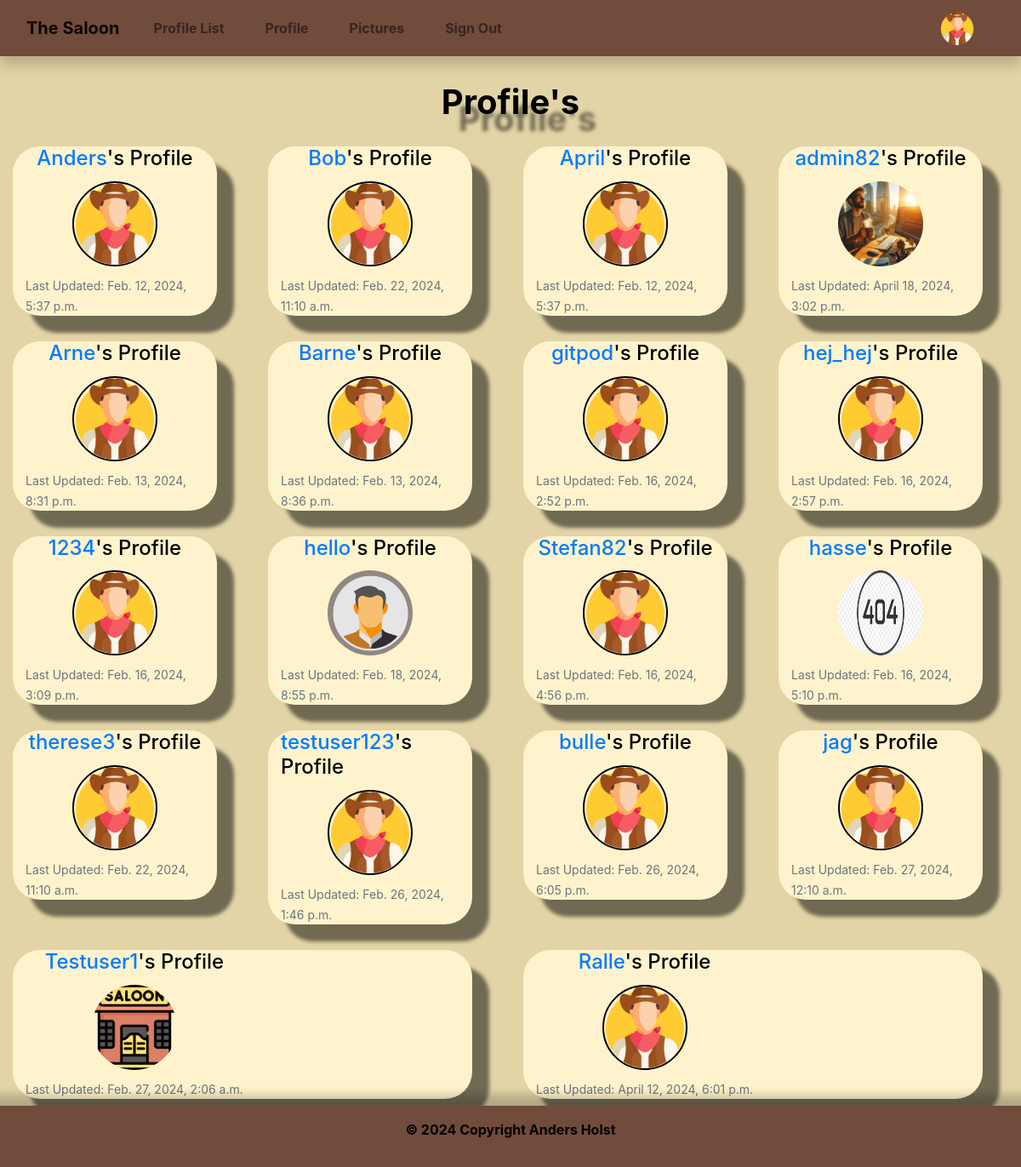
The app's page /profile_list/ (signed in), older data.
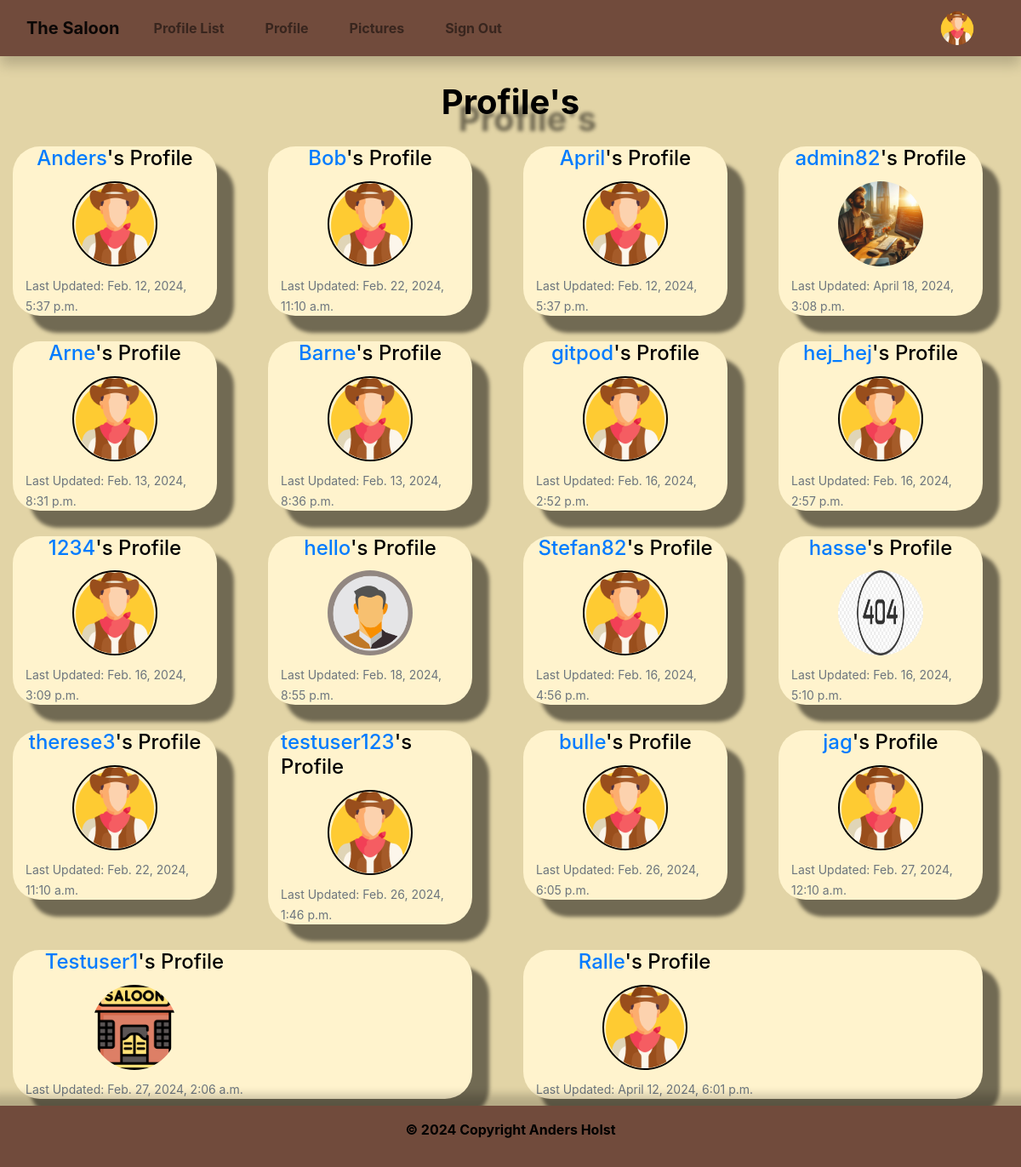
The same page, newer data.
### the_saloon/models.py (models this page shows, shortened)
class Profile(models.Model):
    user = models.OneToOneField(User, on_delete=models.CASCADE)
    follows = models.ManyToManyField("self",
                                     related_name="followed_by",
                                     symmetrical=False, blank=True)
    date_modified = models.DateTimeField(User, auto_now=True)
    profile_image = models.ImageField(
        null=True, blank=True, upload_to="media/image")
    profile_bio = models.CharField(null=True, blank=True, max_length=500)
    facebook_link = models.CharField(null=True, blank=True, max_length=100)
    instagram_link = models.CharField(
        null=True, blank=True, max_length=100)
    linkedin_link = models.CharField(null=True, blank=True, max_length=100)
    youtube_link = models.CharField(null=True, blank=True, max_length=100)
    x_link = models.CharField(null=True, blank=True, max_length=100)

### the_saloon/views.py (the view)
# urls.py: path('profile_list/', views.profile_list, name='profile_list'),
def profile_list(request):
    if request.user.is_authenticated:
        profiles = Profile.objects.exclude(user=request.user)
        return render(request, 'profile_list.html', {"profiles": profiles})
    else:
        messages.success(request, ("You must login to see this page..."))
        return redirect('home')

### the_saloon/templates/profile_list.html
{% extends 'base.html' %}
{% load static %}
{% block content %}
<h1 class="list">Profile's</h1>
{% if profiles %}
<div class="row container-fluid">
{% for profile in profiles %}
<div class="list-container col-12 col-sm-12 col-md-6 col-lg-3 d-flex justify-content-center align-items-center">
 <div class="cont">
    <div class="container">
      <div class="list-card d-flex flex-column justify-content-center align-items-center">
        <h5 class="card-title"><a href="{% url 'profile' profile.user.id %}">
          {{ profile.user.username }}</a>'s Profile</h5>
          {% if profile.profile_image %}
          <a href="{% url 'profile' profile.user.id %}">
              <img class="list img rounded-circle" src="{{ profile.profile_image.url }}"
              alt="{{ profile.user.username}}">
          </a>
          {% else %}
          <a href="{% url 'profile' profile.user.id %}">
              <img class="list profile rounded-circle" src="{% static 'images/cowboy.png' %}"
              alt="profile_image">
          </a>
          {% endif %}
          <p class="list card-text"><small class="text-muted">
          Last Updated: {{ profile.date_modified }}</small></p>
      </div>
    </div>
 </div>
</div>
{% endfor %}
</div>
{% endif %}
{% endblock %}

Row changes from the older to the newer data that the page shows:
changed Profile "admin82": date_modified "April 18, 2024, 3:02 p.m." → "April 18, 2024, 3:08 p.m."
